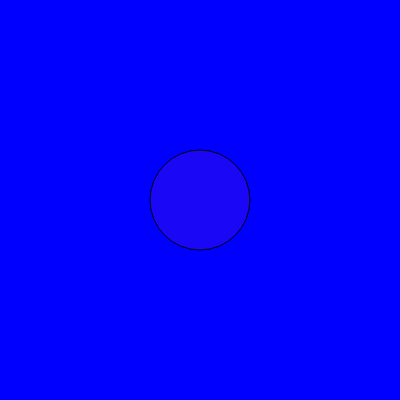
Frame 1 (no input)
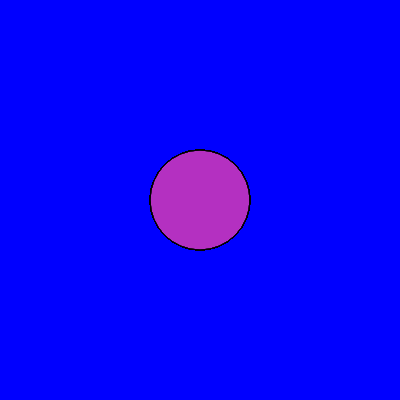
Frame 60 (no input)
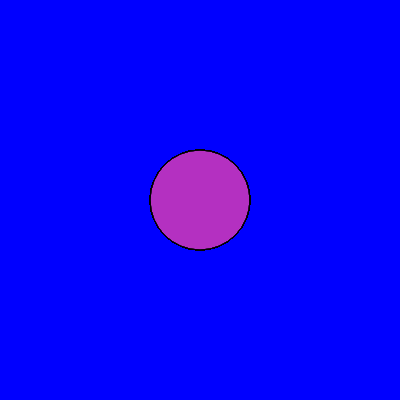
Frame 120 (the mouse pressed at the canvas centre since frame 60)

The p5.js sketch that drew these frames (run headless with seeded random() and noise() and a simulated clock; from frame 60 on, the mouse is pressed at the canvas centre):

// p5.js sketch
// ── sketch.js
let cor;

function setup() {
  
  createCanvas(400, 400);
  cor = color(random(0,255), random(0,255), random(0,255),random (0,100));
  background("blue") 

  
}
function draw() {
  fill(cor)
  circle(200 ,200 ,100)
}
